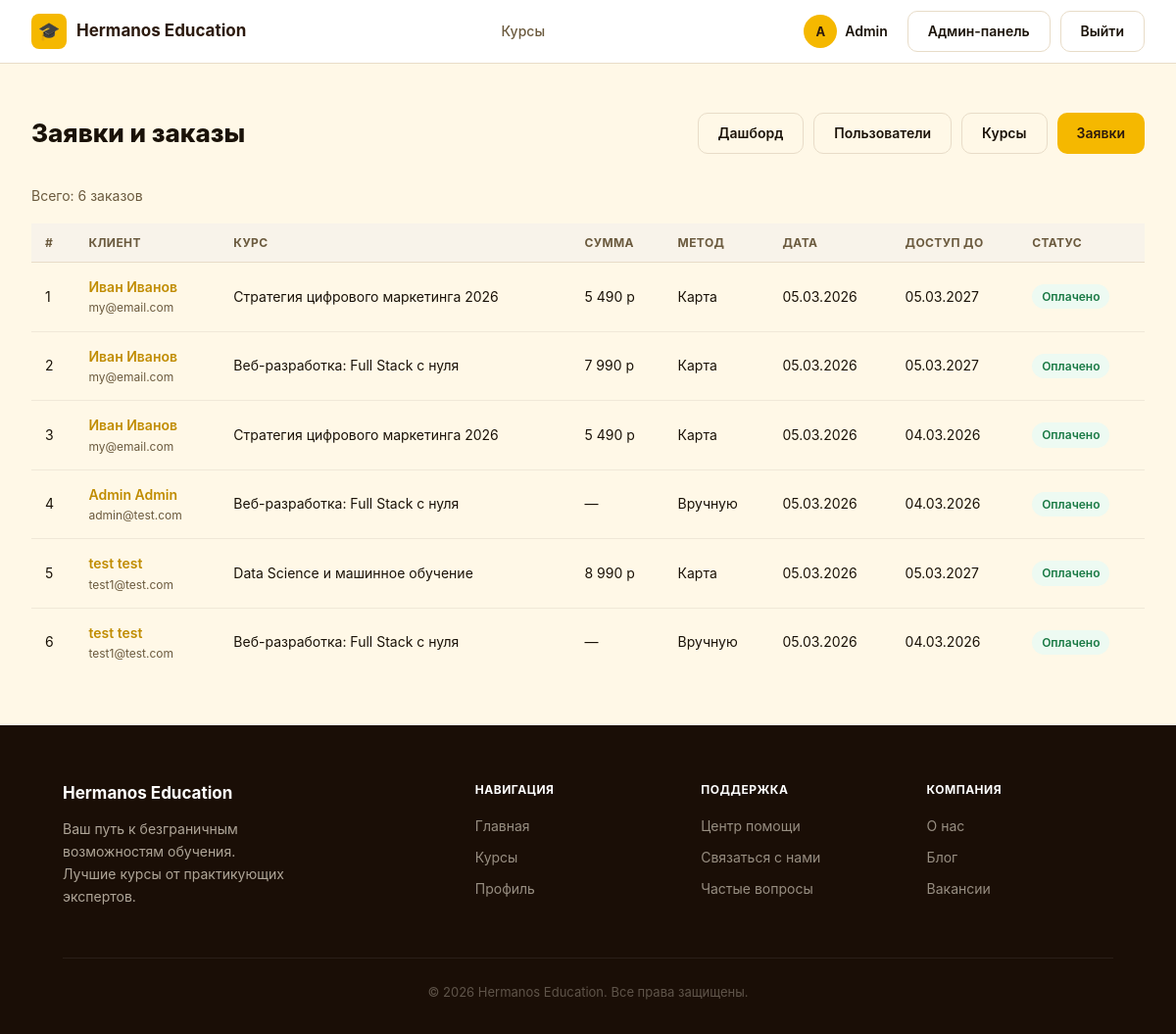
The app's page /hermanosEducation/admin/orders.php (signed in) with its own data.
### tables this page shows
CREATE TABLE `orders` (
  `order_id` int(10) UNSIGNED NOT NULL,
  `client_id` int(11) NOT NULL,
  `course_id` int(10) UNSIGNED NOT NULL,
  `rates_id` int(10) UNSIGNED NOT NULL,
  `payment_id` int(10) UNSIGNED NOT NULL,
  `expires_at` date NOT NULL
);

CREATE TABLE `clients` (
  `client_id` int(11) NOT NULL,
  `email` varchar(255) NOT NULL,
  `password` varchar(255) NOT NULL,
  `first_name` varchar(100) NOT NULL,
  `last_name` varchar(100) NOT NULL,
  `phone` varchar(20) DEFAULT NULL
);

CREATE TABLE `courses` (
  `course_id` int(10) UNSIGNED NOT NULL,
  `title` varchar(255) NOT NULL,
  `image_url` varchar(500) DEFAULT NULL,
  `description` text,
  `level` enum('Начальный','Средний','Продвинутый') NOT NULL DEFAULT 'Начальный',
  `duration_hours` int(10) UNSIGNED NOT NULL DEFAULT '0'
);

CREATE TABLE `payments` (
  `payment_id` int(10) UNSIGNED NOT NULL,
  `client_id` int(11) NOT NULL,
  `rates_id` int(11) UNSIGNED NOT NULL,
  `amount` int(10) NOT NULL,
  `payment_date` timestamp NOT NULL DEFAULT CURRENT_TIMESTAMP,
  `payment_method` varchar(50) NOT NULL DEFAULT 'card',
  `status` enum('pending','paid','cancelled') NOT NULL DEFAULT 'pending'
);

### hermanosEducation/functions.php (called while the page is built, shortened)
<?php
function base_url($path = "") {
    $path = ltrim($path, '/');
    return rtrim(BASE_URL, '/') . '/' . $path;
}
function formatPrice($price) {
    return number_format((int)$price, 0, '.', ' ') . ' р';
}

### hermanosEducation/admin/orders.php (the view, shortened to what this page needs)
<?php
require_once '../connect.php';
require_once '../functions.php';
$sql = "SELECT o.order_id, o.expires_at,
              p.amount, p.status, p.payment_date, p.payment_method,
              c.client_id, c.first_name, c.last_name, c.email,
              co.title AS course_title, co.course_id
       FROM orders o
       JOIN clients c ON c.client_id  = o.client_id
       JOIN courses co ON co.course_id = o.course_id
       JOIN payments p ON p.payment_id = o.payment_id";
$stmt = $conn->prepare($sql);
$stmt->execute();
$orders = $stmt->fetchAll();
require_once '../views/header.php';
?>
    <div class="container page-wrapper">
        <div class="admin-header">
            <h1>Заявки и заказы</h1>
            <div class="admin-nav">
                <a href="<?= base_url('/admin/index.php') ?>" class="btn btn-outline">Дашборд</a>
                <a href="<?= base_url('/admin/users.php') ?>" class="btn btn-outline">Пользователи</a>
                <a href="<?= base_url('/admin/courses.php') ?>" class="btn btn-outline">Курсы</a>
                <a href="<?= base_url('/admin/orders.php') ?>" class="btn btn-gold">Заявки</a>
            </div>
        </div>
        <div style="color:var(--text-muted); font-size:14px; margin-bottom:16px;">
            Всего: <?= count($orders) ?> заказов
        </div>
        <?php if (empty($orders)): ?>
            <div class="empty-state">
                <div class="empty-state__icon">🛒</div>
                <h3>Заказов нет</h3>
            </div>
        <?php else: ?>
            <div class="table-wrap">
                <table class="admin-table">
                    <thead>
                    <tr>
                        <th>#</th>
                        <th>Клиент</th>
                        <th>Курс</th>
                        <th>Сумма</th>
                        <th>Метод</th>
                        <th>Дата</th>
                        <th>Доступ до</th>
                        <th>Статус</th>
                    </tr>
                    </thead>
                    <tbody>
                    <?php foreach ($orders as $order):
                        $labels = ['paid' => 'Оплачено', 'pending' => 'Ожидает', 'cancelled' => 'Отменено'];
                        $methodLabels = ['card' => 'Карта', 'manual' => 'Вручную'];
                        ?>
                        <tr>
                            <td><?= (int)$order['order_id'] ?></td>
                            <td>
                                <a href="<?= base_url('/admin/users.php?action=detail&id=' . (int)$order['client_id']) ?>"
                                   style="font-weight:600; color:var(--gold-dark);">
                                    <?= htmlspecialchars($order['first_name']) ?> <?= htmlspecialchars($order['last_name']) ?>
                                </a>
                                <div style="font-size:12px; color:var(--text-muted);"><?= htmlspecialchars($order['email']) ?></div>
                            </td>
                            <td><?= htmlspecialchars($order['course_title']) ?></td>
                            <td><?= $order['amount'] > 0 ? formatPrice($order['amount']) : '—' ?></td>
                            <td><?= htmlspecialchars($methodLabels[$order['payment_method']] ?? $order['payment_method']) ?></td>
                            <td><?= date('d.m.Y', strtotime($order['payment_date'])) ?></td>
                            <td><?= date('d.m.Y', strtotime($order['expires_at'])) ?></td>
                            <td>
                                <span class="badge-status badge-status--<?= htmlspecialchars($order['status']) ?>">
                                    <?= htmlspecialchars($labels[$order['status']] ?? $order['status']) ?>
                                </span>
                            </td>
                        </tr>
                    <?php endforeach; ?>
                    </tbody>
                </table>
            </div>
        <?php endif; ?>
    </div>
<?php require_once '../views/footer.php'; ?>

### hermanosEducation/styles/style.css (style rules this page uses)
* { box-sizing: border-box; margin: 0; padding: 0; }
:root { --gold: #f5b800; --gold-hover: #ffd84d; --gold-dark: #c08c00; --red: #c0321e; --brown-dark: #1a0e06; --brown: #2c1a0e; --cream: #fff8e7; --cream-dark: #f0e4c3; --text: #1a1208; --text-muted: #6b5a3e; --border: #e8dcc8; --white: #ffffff; --radius: 10px; --shadow: 0 2px 16px rgba(26, 14, 6, 0.09); --shadow-lg: 0 8px 32px rgba(26, 14, 6, 0.16); }
body { font-family: "Inter", sans-serif; font-size: 15px; background: var(--cream); color: var(--text); line-height: 1.6; min-height: 100vh; margin: 0; }
a { text-decoration: none; color: inherit; }
.container { max-width: 1280px; margin: 0 auto; padding: 0 32px; width: 100%; }
.btn { display: inline-flex; align-items: center; justify-content: center; gap: 6px; padding: 9px 20px; border-radius: var(--radius); font-size: 14px; font-weight: 600; border: none; transition: all 0.2s; white-space: nowrap; }
.btn-outline { background: transparent; border: 1.5px solid var(--border); color: var(--text); }
.btn-gold { background: var(--gold); color: var(--brown); }
.page-wrapper { padding: 50px 32px; }
.admin-header { display: flex; align-items: center; justify-content: space-between; margin-bottom: 32px; }
.admin-header h1 { font-size: 26px; font-weight: 800; }
.admin-nav { display: flex; gap: 10px; }
.table-wrap { overflow-x: auto; }
.admin-table { width: 100%; border-collapse: collapse; font-size: 14px; }
.admin-table th { text-align: left; padding: 10px 14px; font-size: 12px; font-weight: 700; text-transform: uppercase; letter-spacing: 0.4px; color: var(--text-muted); background: #f8f3ea; border-bottom: 1px solid var(--border); }
.admin-table td { padding: 14px 14px; border-bottom: 1px solid #f0e8d8; vertical-align: middle; }
.admin-table tbody tr:last-child td { border-bottom: none; }
.badge-status { display: inline-block; padding: 3px 10px; border-radius: 50px; font-size: 12px; font-weight: 600; }
.badge-status--paid { background: #edfaf2; color: #1a7a45; }

### records on screen
orders: order_id "1", client.first_name "Иван", client.last_name "Иванов", client.email "my@email.com", course.title "Стратегия цифрового маркетинга 2026", payment.amount "5 490 р", payment.payment_method "Карта", payment.payment_date "05.03.2026", expires_at "05.03.2027", payment.status "Оплачено"
orders: order_id "2", client.first_name "Иван", client.last_name "Иванов", client.email "my@email.com", course.title "Веб-разработка: Full Stack с нуля", payment.amount "7 990 р", payment.payment_method "Карта", payment.payment_date "05.03.2026", expires_at "05.03.2027", payment.status "Оплачено"
orders: order_id "3", client.first_name "Иван", client.last_name "Иванов", client.email "my@email.com", course.title "Стратегия цифрового маркетинга 2026", payment.amount "5 490 р", payment.payment_method "Карта", payment.payment_date "05.03.2026", expires_at "04.03.2026", payment.status "Оплачено"
orders: order_id "4", client.first_name "Admin", client.last_name "Admin", client.email "admin@test.com", course.title "Веб-разработка: Full Stack с нуля", payment.payment_method "Вручную", payment.payment_date "05.03.2026", expires_at "04.03.2026", payment.status "Оплачено"
orders: order_id "5", client.first_name "test", client.last_name "test", client.email "test1@test.com", course.title "Data Science и машинное обучение", payment.amount "8 990 р", payment.payment_method "Карта", payment.payment_date "05.03.2026", expires_at "05.03.2027", payment.status "Оплачено"
orders: order_id "6", client.first_name "test", client.last_name "test", client.email "test1@test.com", course.title "Веб-разработка: Full Stack с нуля", payment.payment_method "Вручную", payment.payment_date "05.03.2026", expires_at "04.03.2026", payment.status "Оплачено"

### other values on screen
mb_substr($_SESSION['first_name'], 0, 1) "A"
$_SESSION['first_name'] "Admin"
count($orders) "6"
